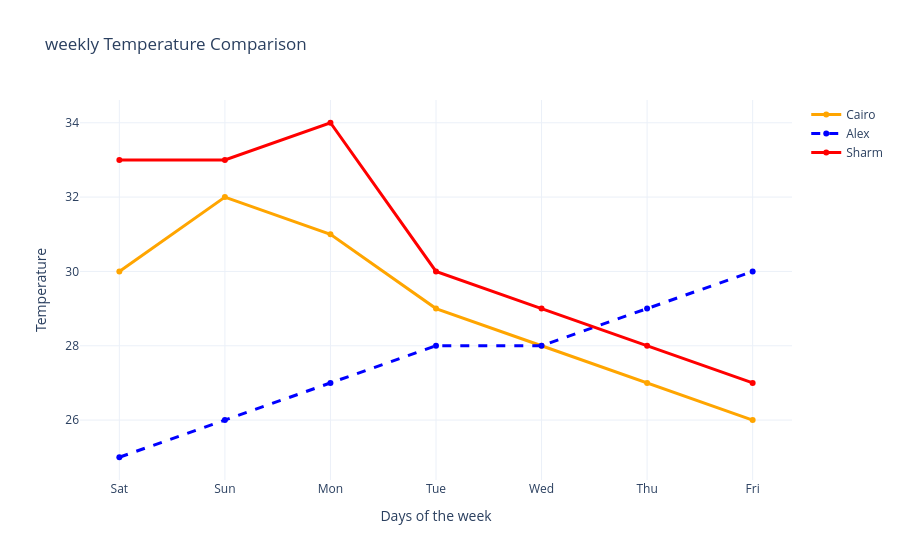

This figure's notebook cell:
### Code cell
fig.add_trace(go.Scatter(
    x=days,
    y=cairo,
    mode='lines+markers',
    name='Cairo',
    line=dict(color='orange', width=3)
))

fig.add_trace(go.Scatter(
    x=days,
    y=alex,
    mode='lines+markers',
    name='Alex',
    line=dict(color='blue', dash='dash', width=3)
))

fig.add_trace(go.Scatter(
    x=days,
    y=sharm,
    mode='lines+markers',
    name='Sharm',
    line=dict(color='red', width=3)
))

fig.update_layout(
    title="weekly Temperature Comparison",
    xaxis_title="Days of the week",
    yaxis_title="Temperature",
    hovermode="x unified",
    template="plotly_white",
    
)

### Figure 1 — Plotly figure (JSON) as saved in the notebook; plotly's stock layout.template omitted (floating-point values rounded to 4 significant figures)
{"data": [{"line": {"color": "orange", "width": 3}, "mode": "lines+markers", "name": "Cairo", "type": "scatter", "x": ["Sat", "Sun", "Mon", "Tue", "Wed", "Thu", "Fri"], "y": [30, 32, 31, 29, 28, 27, 26]}, {"line": {"color": "blue", "dash": "dash", "width": 3}, "mode": "lines+markers", "name": "Alex", "type": "scatter", "x": ["Sat", "Sun", "Mon", "Tue", "Wed", "Thu", "Fri"], "y": [25, 26, 27, 28, 28, 29, 30]}, {"line": {"color": "red", "width": 3}, "mode": "lines+markers", "name": "Sharm", "type": "scatter", "x": ["Sat", "Sun", "Mon", "Tue", "Wed", "Thu", "Fri"], "y": [33, 33, 34, 30, 29, 28, 27]}], "layout": {"hovermode": "x unified", "title": {"text": "weekly Temperature Comparison"}, "xaxis": {"title": {"text": "Days of the week"}}, "yaxis": {"title": {"text": "Temperature"}}}}
